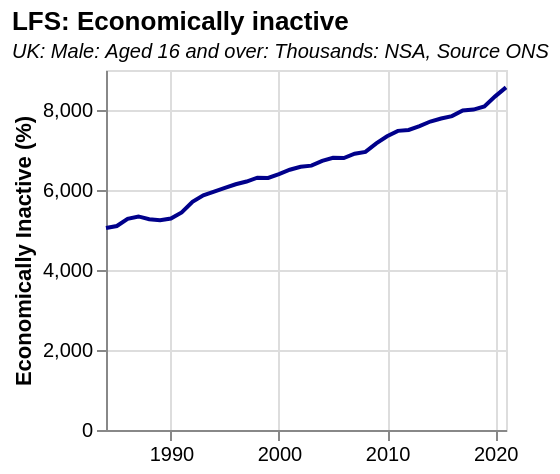

Write the Vega-Lite specification saved for this chart.
### Vega-Lite specification from a JSON file in a GitHub repository (floating-point values rounded to 4 significant figures)
{"$schema": "https://vega.github.io/schema/vega-lite/v5.json", "title": {"text": "LFS: Economically inactive", "subtitle": ["UK: Male: Aged 16 and over: Thousands: NSA, Source ONS"], "subtitleFontStyle": "italic", "subtitleFontSize": 10, "anchor": "start", "color": "black"}, "data": {"values": [{"date": "1984", "label": "1984", "month": "", "quarter": "", "sourceDataset": "LMS", "updateDate": "2021-05-17T23:00:00.000Z", "value": "5048", "year": "1984"}, {"date": "1985", "label": "1985", "month": "", "quarter": "", "sourceDataset": "LMS", "updateDate": "2021-05-17T23:00:00.000Z", "value": "5100", "year": "1985"}, {"date": "1986", "label": "1986", "month": "", "quarter": "", "sourceDataset": "LMS", "updateDate": "2021-05-17T23:00:00.000Z", "value": "5277", "year": "1986"}, {"date": "1987", "label": "1987", "month": "", "quarter": "", "sourceDataset": "LMS", "updateDate": "2021-05-17T23:00:00.000Z", "value": "5339", "year": "1987"}, {"date": "1988", "label": "1988", "month": "", "quarter": "", "sourceDataset": "LMS", "updateDate": "2021-05-17T23:00:00.000Z", "value": "5268", "year": "1988"}, {"date": "1989", "label": "1989", "month": "", "quarter": "", "sourceDataset": "LMS", "updateDate": "2021-05-17T23:00:00.000Z", "value": "5242", "year": "1989"}, {"date": "1990", "label": "1990", "month": "", "quarter": "", "sourceDataset": "LMS", "updateDate": "2021-05-17T23:00:00.000Z", "value": "5285", "year": "1990"}, {"date": "1991", "label": "1991", "month": "", "quarter": "", "sourceDataset": "LMS", "updateDate": "2021-05-17T23:00:00.000Z", "value": "5439", "year": "1991"}, {"date": "1992", "label": "1992", "month": "", "quarter": "", "sourceDataset": "LMS", "updateDate": "2021-05-17T23:00:00.000Z", "value": "5707", "year": "1992"}, {"date": "1993", "label": "1993", "month": "", "quarter": "", "sourceDataset": "LMS", "updateDate": "2021-05-17T23:00:00.000Z", "value": "5868", "year": "1993"}, {"date": "1994", "label": "1994", "month": "", "quarter": "", "sourceDataset": "LMS", "updateDate": "2021-05-17T23:00:00.000Z", "value": "5960", "year": "1994"}, {"date": "1995", "label": "1995", "month": "", "quarter": "", "sourceDataset": "LMS", "updateDate": "2021-05-17T23:00:00.000Z", "value": "6052", "year": "1995"}, {"date": "1996", "label": "1996", "month": "", "quarter": "", "sourceDataset": "LMS", "updateDate": "2021-05-17T23:00:00.000Z", "value": "6143", "year": "1996"}, {"date": "1997", "label": "1997", "month": "", "quarter": "", "sourceDataset": "LMS", "updateDate": "2021-05-17T23:00:00.000Z", "value": "6211", "year": "1997"}, {"date": "1998", "label": "1998", "month": "", "quarter": "", "sourceDataset": "LMS", "updateDate": "2021-05-17T23:00:00.000Z", "value": "6307", "year": "1998"}, {"date": "1999", "label": "1999", "month": "", "quarter": "", "sourceDataset": "LMS", "updateDate": "2021-05-17T23:00:00.000Z", "value": "6300", "year": "1999"}, {"date": "2000", "label": "2000", "month": "", "quarter": "", "sourceDataset": "LMS", "updateDate": "2021-05-17T23:00:00.000Z", "value": "6396", "year": "2000"}, {"date": "2001", "label": "2001", "month": "", "quarter": "", "sourceDataset": "LMS", "updateDate": "2021-05-17T23:00:00.000Z", "value": "6507", "year": "2001"}, {"date": "2002", "label": "2002", "month": "", "quarter": "", "sourceDataset": "LMS", "updateDate": "2021-05-17T23:00:00.000Z", "value": "6579", "year": "2002"}, {"date": "2003", "label": "2003", "month": "", "quarter": "", "sourceDataset": "LMS", "updateDate": "2021-05-17T23:00:00.000Z", "value": "6609", "year": "2003"}, {"date": "2004", "label": "2004", "month": "", "quarter": "", "sourceDataset": "LMS", "updateDate": "2021-05-17T23:00:00.000Z", "value": "6728", "year": "2004"}, {"date": "2005", "label": "2005", "month": "", "quarter": "", "sourceDataset": "LMS", "updateDate": "2021-05-17T23:00:00.000Z", "value": "6806", "year": "2005"}, {"date": "2006", "label": "2006", "month": "", "quarter": "", "sourceDataset": "LMS", "updateDate": "2021-05-17T23:00:00.000Z", "value": "6800", "year": "2006"}, {"date": "2007", "label": "2007", "month": "", "quarter": "", "sourceDataset": "LMS", "updateDate": "2021-05-17T23:00:00.000Z", "value": "6907", "year": "2007"}, {"date": "2008", "label": "2008", "month": "", "quarter": "", "sourceDataset": "LMS", "updateDate": "2021-05-17T23:00:00.000Z", "value": "6952", "year": "2008"}, {"date": "2009", "label": "2009", "month": "", "quarter": "", "sourceDataset": "LMS", "updateDate": "2021-05-17T23:00:00.000Z", "value": "7166", "year": "2009"}, {"date": "2010", "label": "2010", "month": "", "quarter": "", "sourceDataset": "LMS", "updateDate": "2021-05-17T23:00:00.000Z", "value": "7343", "year": "2010"}, {"date": "2011", "label": "2011", "month": "", "quarter": "", "sourceDataset": "LMS", "updateDate": "2021-05-17T23:00:00.000Z", "value": "7478", "year": "2011"}, {"date": "2012", "label": "2012", "month": "", "quarter": "", "sourceDataset": "LMS", "updateDate": "2021-05-17T23:00:00.000Z", "value": "7501", "year": "2012"}, {"date": "2013", "label": "2013", "month": "", "quarter": "", "sourceDataset": "LMS", "updateDate": "2021-05-17T23:00:00.000Z", "value": "7598", "year": "2013"}, {"date": "2014", "label": "2014", "month": "", "quarter": "", "sourceDataset": "LMS", "updateDate": "2021-05-17T23:00:00.000Z", "value": "7712", "year": "2014"}, {"date": "2015", "label": "2015", "month": "", "quarter": "", "sourceDataset": "LMS", "updateDate": "2021-05-17T23:00:00.000Z", "value": "7787", "year": "2015"}, {"date": "2016", "label": "2016", "month": "", "quarter": "", "sourceDataset": "LMS", "updateDate": "2021-05-17T23:00:00.000Z", "value": "7848", "year": "2016"}, {"date": "2017", "label": "2017", "month": "", "quarter": "", "sourceDataset": "LMS", "updateDate": "2021-05-17T23:00:00.000Z", "value": "7990", "year": "2017"}, {"date": "2018", "label": "2018", "month": "", "quarter": "", "sourceDataset": "LMS", "updateDate": "2021-05-17T23:00:00.000Z", "value": "8010", "year": "2018"}, {"date": "2019", "label": "2019", "month": "", "quarter": "", "sourceDataset": "LMS", "updateDate": "2021-05-17T23:00:00.000Z", "value": "8090", "year": "2019"}, {"date": "2020", "label": "2020", "month": "", "quarter": "", "sourceDataset": "LMS", "updateDate": "2022-06-13T23:00:00.000Z", "value": "8341", "year": "2020"}, {"date": "2021", "label": "2021", "month": "", "quarter": "", "sourceDataset": "LMS", "updateDate": "2022-06-13T23:00:00.000Z", "value": "8566", "year": "2021"}], "format": {"parse": {"date": "date"}}}, "mark": {"type": "line", "color": "darkblue"}, "height": 180, "width": 200, "encoding": {"x": {"field": "date", "type": "temporal", "title": ""}, "y": {"field": "value", "type": "quantitative", "title": "Economically Inactive (%)"}}, "config": {}}
